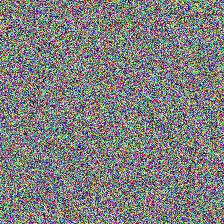
#> input picture inputImage.jpg, 224 x 224 px
$ python -i image_features.py   (imports and definitions only)
#> lines starting #> are read from the running program, lines starting #| are printed output that depends on the picture
from pathlib import Path

import numpy as np
from PIL import Image

INFERENCE_PROFILE_IMAGE_SIZE = 128
INFERENCE_FEATURE_NAMES = [
    "grayscale_mean",
    "grayscale_std",
    "grayscale_p10",
    "grayscale_p90",
    "red_mean",
    "green_mean",
    "blue_mean",
    "red_std",
    "green_std",
    "blue_std",
    "edge_horizontal",
    "edge_vertical",
    "dark_pixel_ratio",
    "bright_pixel_ratio",
    "border_dark_ratio",
    "center_mean",
    "center_std",
    "channel_delta",
    "entropy",
]
OOD_BOUND_CONFIG = {
    "grayscale_std": {"lower_pad": 0.01, "upper_pad": 0.02},
    "edge_horizontal": {"lower_pad": 0.002, "upper_pad": 0.003},
    "edge_vertical": {"lower_pad": 0.002, "upper_pad": 0.003},
    "entropy": {"lower_pad": 0.1, "upper_pad": 0.05},
    "channel_delta": {"lower_pad": 0.0, "upper_pad": 0.002},
}


def _load_resized_rgb_image(input_image_path: str | Path, image_size: int) -> np.ndarray:
#> called with input_image_path = '../../../inputImage.jpg', image_size = 128
    with Image.open(input_image_path) as opened_image:
#> opened_image is the input picture: PIL image 224x224 RGB; mean R, G, B 127.1, 126.7, 126.8
        image_array = np.asarray(
            opened_image.convert("RGB").resize((image_size, image_size)),
            dtype=np.float32,
        ) / 255.0
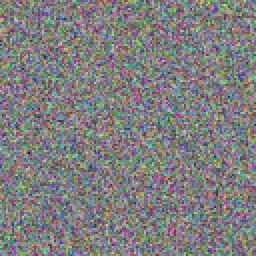
#> image_array: shape (128, 128, 3) float32 (shown 2 times larger); mean R, G, B 0.498, 0.497, 0.497
    return image_array


def extract_image_statistics(
    input_image_path: str | Path,
    image_size: int = INFERENCE_PROFILE_IMAGE_SIZE,
) -> dict[str, float]:
    image_array = _load_resized_rgb_image(input_image_path, image_size)
    grayscale = image_array.mean(axis=2)
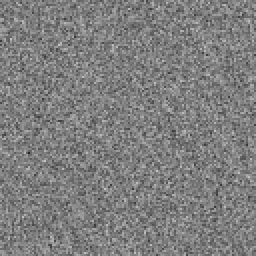
#> grayscale: shape (128, 128) float32 (shown 2 times larger); min 0.142, max 0.783, mean 0.497
    border = np.concatenate([grayscale[0, :], grayscale[-1, :], grayscale[:, 0], grayscale[:, -1]])
#> border = 512 values, max 0.703 at index 122, min 0.237 at index 276, mean 0.501
    center_slice = slice(image_size // 4, image_size - (image_size // 4))
    center = grayscale[center_slice, center_slice]
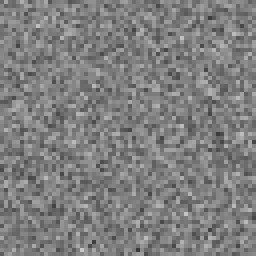
#> center: shape (64, 64) float32 (shown 4 times larger); min 0.229, max 0.783, mean 0.499
    histogram, _ = np.histogram(grayscale, bins=16, range=(0, 1), density=True)
#> histogram = [0, 0, 0.000977, 0.0264, 0.2, 0.932, 2.71, 4.27, 4.34, 2.5, 0.848, 0.151, 0.00977, 0, 0, 0]
    histogram = histogram / max(histogram.sum(), 1e-8)
#> histogram = [0, 0, 6.1e-05, 0.00165, 0.0125, 0.0582, 0.17, 0.267, 0.271, 0.156, 0.053, 0.00946, 0.00061, 0, 0, 0]
    entropy = float(-(histogram * np.log(histogram + 1e-12)).sum())
#> entropy = 1.73
    channel_delta = float(
        np.abs(image_array[:, :, 0] - image_array[:, :, 1]).mean()
        + np.abs(image_array[:, :, 1] - image_array[:, :, 2]).mean()
        + np.abs(image_array[:, :, 0] - image_array[:, :, 2]).mean()
    )
#> channel_delta = 0.302

    return {
        "grayscale_mean": float(grayscale.mean()),
        "grayscale_std": float(grayscale.std()),
        "grayscale_p10": float(np.percentile(grayscale, 10)),
        "grayscale_p90": float(np.percentile(grayscale, 90)),
        "red_mean": float(image_array[:, :, 0].mean()),
        "green_mean": float(image_array[:, :, 1].mean()),
        "blue_mean": float(image_array[:, :, 2].mean()),
        "red_std": float(image_array[:, :, 0].std()),
        "green_std": float(image_array[:, :, 1].std()),
        "blue_std": float(image_array[:, :, 2].std()),
        "edge_horizontal": float(np.abs(np.diff(grayscale, axis=1)).mean()),
        "edge_vertical": float(np.abs(np.diff(grayscale, axis=0)).mean()),
        "dark_pixel_ratio": float((grayscale < 0.1).mean()),
        "bright_pixel_ratio": float((grayscale > 0.9).mean()),
        "border_dark_ratio": float((border < 0.1).mean()),
        "center_mean": float(center.mean()),
        "center_std": float(center.std()),
        "channel_delta": channel_delta,
        "entropy": entropy,
    }


# [51 lines left out: functions feature_vector, build_ood_profile, evaluate_ood_profile, not called in this run]

>>> result = extract_image_statistics('../../../inputImage.jpg')
#> result = 19 items
